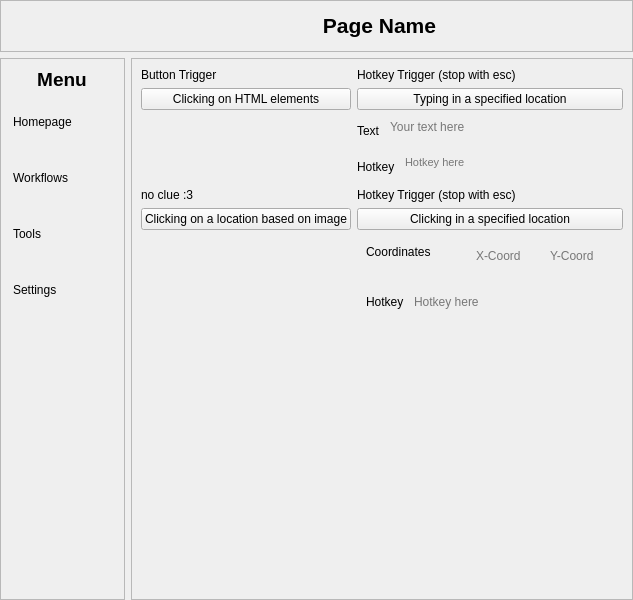
<?xml version="1.0" encoding="UTF-8"?>
<ui version="4.0">
 <class>MainWindow</class>
 <widget class="QMainWindow" name="MainWindow">
  <property name="geometry">
   <rect>
    <x>0</x>
    <y>0</y>
    <width>633</width>
    <height>600</height>
   </rect>
  </property>
  <property name="windowTitle">
   <string>MainWindow</string>
  </property>
  <widget class="QWidget" name="centralwidget">
   <layout class="QGridLayout" name="gridLayout">
    <property name="leftMargin">
     <number>0</number>
    </property>
    <property name="topMargin">
     <number>0</number>
    </property>
    <property name="rightMargin">
     <number>0</number>
    </property>
    <property name="bottomMargin">
     <number>0</number>
    </property>
    <item row="1" column="0">
     <widget class="QFrame" name="MenuBar">
      <property name="sizePolicy">
       <sizepolicy hsizetype="Minimum" vsizetype="Expanding">
        <horstretch>0</horstretch>
        <verstretch>0</verstretch>
       </sizepolicy>
      </property>
      <property name="minimumSize">
       <size>
        <width>125</width>
        <height>0</height>
       </size>
      </property>
      <property name="maximumSize">
       <size>
        <width>125</width>
        <height>16777215</height>
       </size>
      </property>
      <property name="frameShape">
       <enum>QFrame::Shape::StyledPanel</enum>
      </property>
      <property name="frameShadow">
       <enum>QFrame::Shadow::Raised</enum>
      </property>
      <layout class="QGridLayout" name="gridLayout_2">
       <property name="leftMargin">
        <number>4</number>
       </property>
       <property name="topMargin">
        <number>9</number>
       </property>
       <property name="rightMargin">
        <number>4</number>
       </property>
       <property name="bottomMargin">
        <number>0</number>
       </property>
       <item row="2" column="0">
        <widget class="QPushButton" name="WorkflowsButton">
         <property name="sizePolicy">
          <sizepolicy hsizetype="Fixed" vsizetype="Fixed">
           <horstretch>0</horstretch>
           <verstretch>0</verstretch>
          </sizepolicy>
         </property>
         <property name="minimumSize">
          <size>
           <width>100</width>
           <height>50</height>
          </size>
         </property>
         <property name="maximumSize">
          <size>
           <width>100</width>
           <height>50</height>
          </size>
         </property>
         <property name="styleSheet">
          <string notr="true">text-align:left;</string>
         </property>
         <property name="text">
          <string>Workflows</string>
         </property>
         <property name="icon">
          <iconset resource="../../Demo2/assets/Icons.qrc">
           <normaloff>:/Icons/account_tree_30dp_FFFFFF_FILL0_wght400_GRAD0_opsz24.png</normaloff>:/Icons/account_tree_30dp_FFFFFF_FILL0_wght400_GRAD0_opsz24.png</iconset>
         </property>
         <property name="iconSize">
          <size>
           <width>20</width>
           <height>20</height>
          </size>
         </property>
         <property name="flat">
          <bool>true</bool>
         </property>
        </widget>
       </item>
       <item row="0" column="0">
        <widget class="QLabel" name="MenuText">
         <property name="sizePolicy">
          <sizepolicy hsizetype="Minimum" vsizetype="Preferred">
           <horstretch>0</horstretch>
           <verstretch>0</verstretch>
          </sizepolicy>
         </property>
         <property name="text">
          <string>&lt;html&gt;&lt;head/&gt;&lt;body&gt;&lt;p align=&quot;center&quot;&gt;&lt;span style=&quot; font-size:14pt; font-weight:700;&quot;&gt;Menu&lt;/span&gt;&lt;/p&gt;&lt;/body&gt;&lt;/html&gt;</string>
         </property>
        </widget>
       </item>
       <item row="4" column="0" alignment="Qt::AlignmentFlag::Qt::AlignmentFlag::AlignVCenter">
        <widget class="QPushButton" name="SettingsButton">
         <property name="sizePolicy">
          <sizepolicy hsizetype="Fixed" vsizetype="Fixed">
           <horstretch>0</horstretch>
           <verstretch>0</verstretch>
          </sizepolicy>
         </property>
         <property name="minimumSize">
          <size>
           <width>100</width>
           <height>50</height>
          </size>
         </property>
         <property name="maximumSize">
          <size>
           <width>100</width>
           <height>50</height>
          </size>
         </property>
         <property name="styleSheet">
          <string notr="true">text-align:left;</string>
         </property>
         <property name="text">
          <string>Settings</string>
         </property>
         <property name="icon">
          <iconset resource="../../Demo2/assets/Icons.qrc">
           <normaloff>:/Icons/settings_30dp_FFFFFF_FILL0_wght400_GRAD0_opsz24.png</normaloff>:/Icons/settings_30dp_FFFFFF_FILL0_wght400_GRAD0_opsz24.png</iconset>
         </property>
         <property name="iconSize">
          <size>
           <width>20</width>
           <height>20</height>
          </size>
         </property>
         <property name="flat">
          <bool>true</bool>
         </property>
        </widget>
       </item>
       <item row="1" column="0">
        <widget class="QPushButton" name="HomepageButton">
         <property name="sizePolicy">
          <sizepolicy hsizetype="Fixed" vsizetype="Fixed">
           <horstretch>0</horstretch>
           <verstretch>0</verstretch>
          </sizepolicy>
         </property>
         <property name="minimumSize">
          <size>
           <width>100</width>
           <height>50</height>
          </size>
         </property>
         <property name="maximumSize">
          <size>
           <width>100</width>
           <height>50</height>
          </size>
         </property>
         <property name="styleSheet">
          <string notr="true">text-align:left;</string>
         </property>
         <property name="text">
          <string>Homepage</string>
         </property>
         <property name="icon">
          <iconset resource="../../Demo2/assets/Icons.qrc">
           <normaloff>:/Icons/home_24dp_FFFFFF_FILL0_wght400_GRAD0_opsz24.png</normaloff>:/Icons/home_24dp_FFFFFF_FILL0_wght400_GRAD0_opsz24.png</iconset>
         </property>
         <property name="iconSize">
          <size>
           <width>20</width>
           <height>20</height>
          </size>
         </property>
         <property name="flat">
          <bool>true</bool>
         </property>
        </widget>
       </item>
       <item row="5" column="0">
        <spacer name="verticalSpacer">
         <property name="orientation">
          <enum>Qt::Orientation::Vertical</enum>
         </property>
         <property name="sizeHint" stdset="0">
          <size>
           <width>20</width>
           <height>40</height>
          </size>
         </property>
        </spacer>
       </item>
       <item row="3" column="0">
        <widget class="QPushButton" name="ToolsButton">
         <property name="sizePolicy">
          <sizepolicy hsizetype="Fixed" vsizetype="Fixed">
           <horstretch>0</horstretch>
           <verstretch>0</verstretch>
          </sizepolicy>
         </property>
         <property name="minimumSize">
          <size>
           <width>100</width>
           <height>50</height>
          </size>
         </property>
         <property name="maximumSize">
          <size>
           <width>100</width>
           <height>50</height>
          </size>
         </property>
         <property name="styleSheet">
          <string notr="true">text-align:left;</string>
         </property>
         <property name="text">
          <string>Tools</string>
         </property>
         <property name="icon">
          <iconset resource="../../Demo2/assets/Icons.qrc">
           <normaloff>:/Icons/build_circle_30dp_FFFFFF_FILL0_wght400_GRAD0_opsz24.png</normaloff>:/Icons/build_circle_30dp_FFFFFF_FILL0_wght400_GRAD0_opsz24.png</iconset>
         </property>
         <property name="iconSize">
          <size>
           <width>20</width>
           <height>20</height>
          </size>
         </property>
         <property name="flat">
          <bool>true</bool>
         </property>
        </widget>
       </item>
      </layout>
     </widget>
    </item>
    <item row="1" column="1">
     <widget class="QFrame" name="Pages">
      <property name="sizePolicy">
       <sizepolicy hsizetype="Expanding" vsizetype="Expanding">
        <horstretch>0</horstretch>
        <verstretch>0</verstretch>
       </sizepolicy>
      </property>
      <property name="frameShape">
       <enum>QFrame::Shape::StyledPanel</enum>
      </property>
      <property name="frameShadow">
       <enum>QFrame::Shadow::Raised</enum>
      </property>
      <layout class="QGridLayout" name="gridLayout_4">
       <property name="leftMargin">
        <number>0</number>
       </property>
       <property name="topMargin">
        <number>0</number>
       </property>
       <property name="rightMargin">
        <number>0</number>
       </property>
       <property name="bottomMargin">
        <number>0</number>
       </property>
       <item row="0" column="0">
        <widget class="QStackedWidget" name="stackedWidget">
         <property name="minimumSize">
          <size>
           <width>500</width>
           <height>0</height>
          </size>
         </property>
         <property name="acceptDrops">
          <bool>false</bool>
         </property>
         <property name="autoFillBackground">
          <bool>false</bool>
         </property>
         <property name="styleSheet">
          <string notr="true"/>
         </property>
         <property name="frameShape">
          <enum>QFrame::Shape::NoFrame</enum>
         </property>
         <property name="frameShadow">
          <enum>QFrame::Shadow::Plain</enum>
         </property>
         <property name="currentIndex">
          <number>1</number>
         </property>
         <widget class="QWidget" name="Homepage">
          <layout class="QGridLayout" name="gridLayout_5">
           <item row="1" column="0" alignment="Qt::AlignmentFlag::Qt::AlignmentFlag::AlignTop">
            <widget class="QLabel" name="label_12">
             <property name="text">
              <string>This is the draft of an app meant to automate certain tasks. It is going to be made for Daniel Emmer's Personal Project. </string>
             </property>
             <property name="wordWrap">
              <bool>true</bool>
             </property>
            </widget>
           </item>
           <item row="0" column="0" alignment="Qt::AlignmentFlag::Qt::AlignmentFlag::AlignTop">
            <widget class="QLabel" name="label_11">
             <property name="text">
              <string>&lt;html&gt;&lt;head/&gt;&lt;body&gt;&lt;p align=&quot;center&quot;&gt;&lt;span style=&quot; font-size:14pt; font-weight:700;&quot;&gt;What is this?&lt;/span&gt;&lt;/p&gt;&lt;/body&gt;&lt;/html&gt;</string>
             </property>
            </widget>
           </item>
           <item row="2" column="0">
            <spacer name="verticalSpacer_5">
             <property name="orientation">
              <enum>Qt::Orientation::Vertical</enum>
             </property>
             <property name="sizeHint" stdset="0">
              <size>
               <width>20</width>
               <height>40</height>
              </size>
             </property>
            </spacer>
           </item>
          </layout>
         </widget>
         <widget class="QWidget" name="Workflows">
          <layout class="QGridLayout" name="gridLayout_8">
           <item row="4" column="1">
            <widget class="QLabel" name="label_6">
             <property name="text">
              <string>Hotkey Trigger (stop with esc)</string>
             </property>
            </widget>
           </item>
           <item row="0" column="0">
            <widget class="QLabel" name="label">
             <property name="text">
              <string>Button Trigger</string>
             </property>
            </widget>
           </item>
           <item row="2" column="1">
            <widget class="QFrame" name="Text">
             <property name="minimumSize">
              <size>
               <width>0</width>
               <height>30</height>
              </size>
             </property>
             <property name="maximumSize">
              <size>
               <width>16777215</width>
               <height>30</height>
              </size>
             </property>
             <property name="styleSheet">
              <string notr="true">background: transparent; border: transparent;</string>
             </property>
             <property name="frameShape">
              <enum>QFrame::Shape::StyledPanel</enum>
             </property>
             <property name="frameShadow">
              <enum>QFrame::Shadow::Raised</enum>
             </property>
             <layout class="QGridLayout" name="gridLayout_6">
              <property name="leftMargin">
               <number>0</number>
              </property>
              <property name="topMargin">
               <number>0</number>
              </property>
              <property name="rightMargin">
               <number>0</number>
              </property>
              <property name="bottomMargin">
               <number>10</number>
              </property>
              <item row="0" column="1" rowspan="2" alignment="Qt::AlignmentFlag::Qt::AlignmentFlag::AlignVCenter">
               <widget class="QTextEdit" name="TextInput">
                <property name="sizePolicy">
                 <sizepolicy hsizetype="Expanding" vsizetype="Expanding">
                  <horstretch>0</horstretch>
                  <verstretch>0</verstretch>
                 </sizepolicy>
                </property>
                <property name="minimumSize">
                 <size>
                  <width>0</width>
                  <height>30</height>
                 </size>
                </property>
                <property name="maximumSize">
                 <size>
                  <width>16777215</width>
                  <height>16777215</height>
                 </size>
                </property>
                <property name="font">
                 <font>
                  <pointsize>9</pointsize>
                  <stylestrategy>PreferDefault</stylestrategy>
                 </font>
                </property>
                <property name="autoFillBackground">
                 <bool>false</bool>
                </property>
                <property name="verticalScrollBarPolicy">
                 <enum>Qt::ScrollBarPolicy::ScrollBarAlwaysOff</enum>
                </property>
                <property name="horizontalScrollBarPolicy">
                 <enum>Qt::ScrollBarPolicy::ScrollBarAlwaysOff</enum>
                </property>
                <property name="html">
                 <string>&lt;!DOCTYPE HTML PUBLIC &quot;-//W3C//DTD HTML 4.0//EN&quot; &quot;http://www.w3.org/TR/REC-html40/strict.dtd&quot;&gt;
&lt;html&gt;&lt;head&gt;&lt;meta name=&quot;qrichtext&quot; content=&quot;1&quot; /&gt;&lt;meta charset=&quot;utf-8&quot; /&gt;&lt;style type=&quot;text/css&quot;&gt;
p, li { white-space: pre-wrap; }
hr { height: 1px; border-width: 0; }
li.unchecked::marker { content: &quot;\2610&quot;; }
li.checked::marker { content: &quot;\2612&quot;; }
&lt;/style&gt;&lt;/head&gt;&lt;body style=&quot; font-family:'Segoe UI'; font-size:9pt; font-weight:400; font-style:normal;&quot;&gt;
&lt;p style=&quot;-qt-paragraph-type:empty; margin-top:0px; margin-bottom:0px; margin-left:0px; margin-right:0px; -qt-block-indent:0; text-indent:0px; font-size:8pt;&quot;&gt;&lt;br /&gt;&lt;/p&gt;&lt;/body&gt;&lt;/html&gt;</string>
                </property>
                <property name="placeholderText">
                 <string>Your text here</string>
                </property>
               </widget>
              </item>
              <item row="0" column="0">
               <widget class="QLabel" name="label_7">
                <property name="minimumSize">
                 <size>
                  <width>0</width>
                  <height>30</height>
                 </size>
                </property>
                <property name="text">
                 <string>Text</string>
                </property>
               </widget>
              </item>
             </layout>
            </widget>
           </item>
           <item row="1" column="1">
            <widget class="QPushButton" name="hotkeyClick">
             <property name="text">
              <string>Typing in a specified location</string>
             </property>
            </widget>
           </item>
           <item row="8" column="0">
            <spacer name="verticalSpacer_3">
             <property name="orientation">
              <enum>Qt::Orientation::Vertical</enum>
             </property>
             <property name="sizeHint" stdset="0">
              <size>
               <width>20</width>
               <height>40</height>
              </size>
             </property>
            </spacer>
           </item>
           <item row="6" column="1">
            <widget class="QFrame" name="frame_2">
             <property name="minimumSize">
              <size>
               <width>0</width>
               <height>20</height>
              </size>
             </property>
             <property name="maximumSize">
              <size>
               <width>16777215</width>
               <height>40</height>
              </size>
             </property>
             <property name="styleSheet">
              <string notr="true">border: transparent; background: transparent;</string>
             </property>
             <property name="frameShape">
              <enum>QFrame::Shape::StyledPanel</enum>
             </property>
             <property name="frameShadow">
              <enum>QFrame::Shadow::Raised</enum>
             </property>
             <layout class="QHBoxLayout" name="horizontalLayout">
              <item alignment="Qt::AlignmentFlag::Qt::AlignmentFlag::AlignTop">
               <widget class="QLabel" name="CoordinatesLabel">
                <property name="sizePolicy">
                 <sizepolicy hsizetype="Preferred" vsizetype="Expanding">
                  <horstretch>0</horstretch>
                  <verstretch>0</verstretch>
                 </sizepolicy>
                </property>
                <property name="minimumSize">
                 <size>
                  <width>100</width>
                  <height>0</height>
                 </size>
                </property>
                <property name="text">
                 <string>Coordinates</string>
                </property>
               </widget>
              </item>
              <item>
               <widget class="QTextEdit" name="xcoord">
                <property name="maximumSize">
                 <size>
                  <width>16777215</width>
                  <height>30</height>
                 </size>
                </property>
                <property name="verticalScrollBarPolicy">
                 <enum>Qt::ScrollBarPolicy::ScrollBarAlwaysOff</enum>
                </property>
                <property name="horizontalScrollBarPolicy">
                 <enum>Qt::ScrollBarPolicy::ScrollBarAlwaysOff</enum>
                </property>
                <property name="placeholderText">
                 <string>X-Coord</string>
                </property>
               </widget>
              </item>
              <item alignment="Qt::AlignmentFlag::Qt::AlignmentFlag::AlignTop">
               <widget class="QTextEdit" name="ycoord">
                <property name="maximumSize">
                 <size>
                  <width>16777215</width>
                  <height>30</height>
                 </size>
                </property>
                <property name="verticalScrollBarPolicy">
                 <enum>Qt::ScrollBarPolicy::ScrollBarAlwaysOff</enum>
                </property>
                <property name="horizontalScrollBarPolicy">
                 <enum>Qt::ScrollBarPolicy::ScrollBarAlwaysOff</enum>
                </property>
                <property name="placeholderText">
                 <string>Y-Coord</string>
                </property>
               </widget>
              </item>
             </layout>
            </widget>
           </item>
           <item row="4" column="0">
            <widget class="QLabel" name="label_5">
             <property name="text">
              <string>no clue :3</string>
             </property>
            </widget>
           </item>
           <item row="8" column="1">
            <spacer name="verticalSpacer_4">
             <property name="orientation">
              <enum>Qt::Orientation::Vertical</enum>
             </property>
             <property name="sizeHint" stdset="0">
              <size>
               <width>20</width>
               <height>40</height>
              </size>
             </property>
            </spacer>
           </item>
           <item row="3" column="1">
            <widget class="QFrame" name="frame">
             <property name="minimumSize">
              <size>
               <width>0</width>
               <height>30</height>
              </size>
             </property>
             <property name="maximumSize">
              <size>
               <width>16777215</width>
               <height>40</height>
              </size>
             </property>
             <property name="styleSheet">
              <string notr="true">border: transparent; background: transparent;</string>
             </property>
             <property name="frameShape">
              <enum>QFrame::Shape::StyledPanel</enum>
             </property>
             <property name="frameShadow">
              <enum>QFrame::Shadow::Raised</enum>
             </property>
             <layout class="QGridLayout" name="gridLayout_9">
              <property name="leftMargin">
               <number>0</number>
              </property>
              <property name="topMargin">
               <number>0</number>
              </property>
              <property name="rightMargin">
               <number>0</number>
              </property>
              <property name="bottomMargin">
               <number>0</number>
              </property>
              <item row="0" column="0">
               <widget class="QLabel" name="label_8">
                <property name="text">
                 <string>Hotkey</string>
                </property>
               </widget>
              </item>
              <item row="0" column="1" alignment="Qt::AlignmentFlag::Qt::AlignmentFlag::AlignVCenter">
               <widget class="QTextEdit" name="textEdit_2">
                <property name="minimumSize">
                 <size>
                  <width>0</width>
                  <height>30</height>
                 </size>
                </property>
                <property name="maximumSize">
                 <size>
                  <width>16777215</width>
                  <height>30</height>
                 </size>
                </property>
                <property name="font">
                 <font>
                  <pointsize>8</pointsize>
                 </font>
                </property>
                <property name="styleSheet">
                 <string notr="true">border: transparent; background: transparent;</string>
                </property>
                <property name="verticalScrollBarPolicy">
                 <enum>Qt::ScrollBarPolicy::ScrollBarAlwaysOff</enum>
                </property>
                <property name="horizontalScrollBarPolicy">
                 <enum>Qt::ScrollBarPolicy::ScrollBarAlwaysOff</enum>
                </property>
                <property name="placeholderText">
                 <string>Hotkey here</string>
                </property>
               </widget>
              </item>
             </layout>
            </widget>
           </item>
           <item row="0" column="1">
            <widget class="QLabel" name="label_4">
             <property name="text">
              <string>Hotkey Trigger (stop with esc)</string>
             </property>
            </widget>
           </item>
           <item row="5" column="1">
            <widget class="QPushButton" name="XYButton">
             <property name="text">
              <string>Clicking in a specified location</string>
             </property>
            </widget>
           </item>
           <item row="5" column="0">
            <widget class="QPushButton" name="imgRec">
             <property name="text">
              <string>Clicking on a location based on image</string>
             </property>
            </widget>
           </item>
           <item row="1" column="0">
            <widget class="QPushButton" name="buttonHTML">
             <property name="text">
              <string>Clicking on HTML elements</string>
             </property>
            </widget>
           </item>
           <item row="7" column="1">
            <widget class="QFrame" name="frame_3">
             <property name="minimumSize">
              <size>
               <width>0</width>
               <height>30</height>
              </size>
             </property>
             <property name="maximumSize">
              <size>
               <width>16777215</width>
               <height>40</height>
              </size>
             </property>
             <property name="styleSheet">
              <string notr="true">border: transparent; background: transparent;</string>
             </property>
             <property name="frameShape">
              <enum>QFrame::Shape::StyledPanel</enum>
             </property>
             <property name="frameShadow">
              <enum>QFrame::Shadow::Raised</enum>
             </property>
             <layout class="QHBoxLayout" name="horizontalLayout_2">
              <item>
               <widget class="QLabel" name="HotkeyLabel">
                <property name="text">
                 <string>Hotkey</string>
                </property>
               </widget>
              </item>
              <item>
               <widget class="QTextEdit" name="HotkeyInput">
                <property name="minimumSize">
                 <size>
                  <width>0</width>
                  <height>30</height>
                 </size>
                </property>
                <property name="maximumSize">
                 <size>
                  <width>16777215</width>
                  <height>30</height>
                 </size>
                </property>
                <property name="placeholderText">
                 <string>Hotkey here</string>
                </property>
               </widget>
              </item>
             </layout>
            </widget>
           </item>
          </layout>
         </widget>
         <widget class="QWidget" name="Tools">
          <layout class="QFormLayout" name="formLayout">
           <item row="0" column="0" colspan="2">
            <widget class="QLabel" name="label_13">
             <property name="text">
              <string>This part is an extra part of the app, if I finish and still want to keep going to improve the user experience of the app, etc. I will only need to do this after I finish all of the other parts of my app.</string>
             </property>
             <property name="wordWrap">
              <bool>true</bool>
             </property>
            </widget>
           </item>
          </layout>
         </widget>
         <widget class="QWidget" name="Settings">
          <layout class="QGridLayout" name="gridLayout_7">
           <item row="2" column="0">
            <spacer name="verticalSpacer_2">
             <property name="orientation">
              <enum>Qt::Orientation::Vertical</enum>
             </property>
             <property name="sizeHint" stdset="0">
              <size>
               <width>20</width>
               <height>40</height>
              </size>
             </property>
            </spacer>
           </item>
           <item row="0" column="0">
            <widget class="QLabel" name="label_3">
             <property name="text">
              <string>&lt;html&gt;&lt;head/&gt;&lt;body&gt;&lt;p&gt;&lt;span style=&quot; font-size:12pt; font-weight:700;&quot;&gt;Compact Mode&lt;/span&gt;&lt;/p&gt;&lt;/body&gt;&lt;/html&gt;</string>
             </property>
            </widget>
           </item>
          </layout>
         </widget>
        </widget>
       </item>
      </layout>
     </widget>
    </item>
    <item row="0" column="0" colspan="2">
     <widget class="QFrame" name="TopBar">
      <property name="sizePolicy">
       <sizepolicy hsizetype="Expanding" vsizetype="Fixed">
        <horstretch>0</horstretch>
        <verstretch>0</verstretch>
       </sizepolicy>
      </property>
      <property name="minimumSize">
       <size>
        <width>50</width>
        <height>50</height>
       </size>
      </property>
      <property name="frameShape">
       <enum>QFrame::Shape::StyledPanel</enum>
      </property>
      <property name="frameShadow">
       <enum>QFrame::Shadow::Raised</enum>
      </property>
      <layout class="QGridLayout" name="gridLayout_3">
       <property name="leftMargin">
        <number>0</number>
       </property>
       <property name="topMargin">
        <number>0</number>
       </property>
       <property name="rightMargin">
        <number>0</number>
       </property>
       <property name="bottomMargin">
        <number>0</number>
       </property>
       <item row="0" column="2">
        <widget class="QLabel" name="label_2">
         <property name="sizePolicy">
          <sizepolicy hsizetype="Expanding" vsizetype="Preferred">
           <horstretch>0</horstretch>
           <verstretch>0</verstretch>
          </sizepolicy>
         </property>
         <property name="text">
          <string>&lt;html&gt;&lt;head/&gt;&lt;body&gt;&lt;p align=&quot;center&quot;&gt;&lt;span style=&quot; font-size:16pt; font-weight:700;&quot;&gt;Page Name&lt;/span&gt;&lt;/p&gt;&lt;/body&gt;&lt;/html&gt;</string>
         </property>
        </widget>
       </item>
       <item row="0" column="0">
        <widget class="QPushButton" name="MenuButton">
         <property name="sizePolicy">
          <sizepolicy hsizetype="Fixed" vsizetype="Fixed">
           <horstretch>0</horstretch>
           <verstretch>0</verstretch>
          </sizepolicy>
         </property>
         <property name="minimumSize">
          <size>
           <width>50</width>
           <height>50</height>
          </size>
         </property>
         <property name="maximumSize">
          <size>
           <width>50</width>
           <height>50</height>
          </size>
         </property>
         <property name="contextMenuPolicy">
          <enum>Qt::ContextMenuPolicy::NoContextMenu</enum>
         </property>
         <property name="text">
          <string/>
         </property>
         <property name="icon">
          <iconset resource="../../Demo2/assets/Icons.qrc">
           <normaloff>:/Icons/menu_30dp_FFFFFF_FILL0_wght400_GRAD0_opsz24.png</normaloff>:/Icons/menu_30dp_FFFFFF_FILL0_wght400_GRAD0_opsz24.png</iconset>
         </property>
         <property name="iconSize">
          <size>
           <width>50</width>
           <height>50</height>
          </size>
         </property>
         <property name="flat">
          <bool>true</bool>
         </property>
        </widget>
       </item>
       <item row="0" column="1">
        <spacer name="horizontalSpacer">
         <property name="orientation">
          <enum>Qt::Orientation::Horizontal</enum>
         </property>
         <property name="sizeType">
          <enum>QSizePolicy::Policy::Fixed</enum>
         </property>
         <property name="sizeHint" stdset="0">
          <size>
           <width>70</width>
           <height>20</height>
          </size>
         </property>
        </spacer>
       </item>
      </layout>
     </widget>
    </item>
   </layout>
  </widget>
 </widget>
 <resources>
  <include location="../../Demo2/assets/Icons.qrc"/>
  <include location="../../Demo2/assets/Icons.qrc"/>
 </resources>
 <connections/>
</ui>
